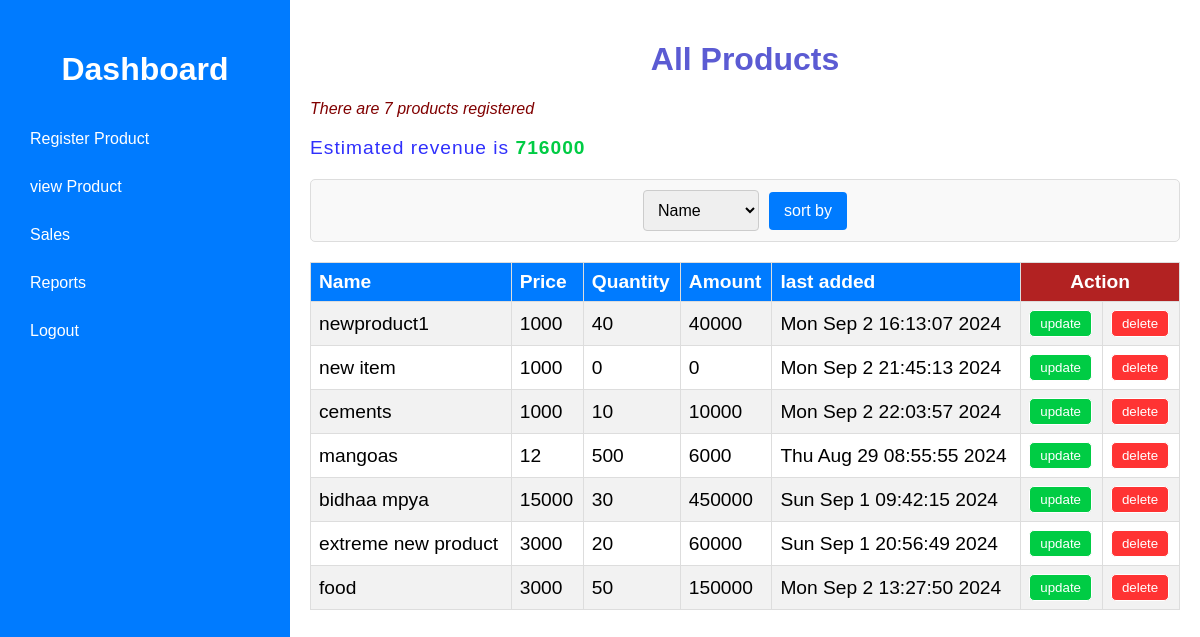
Page /viewProduct/ (signed in) on the earlier database version.
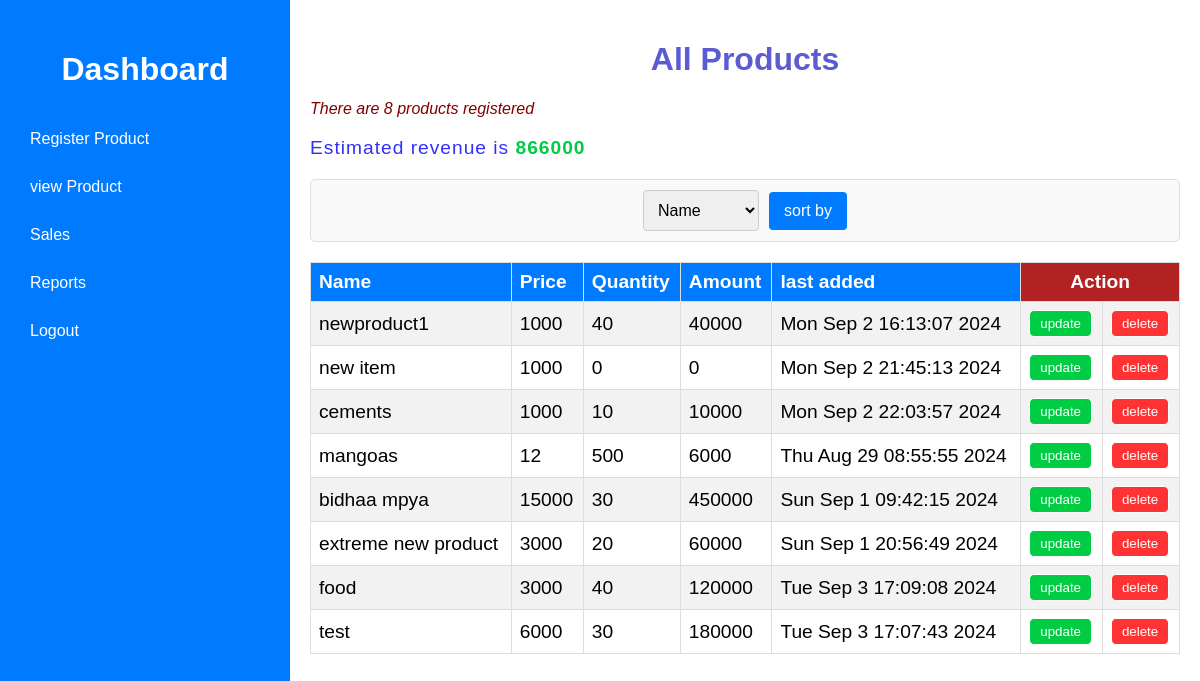
Same page on the later database version.
### myapp/models.py (models this page shows, shortened)
class Products(models.Model):
    name = models.CharField(max_length=50)
    price = models.PositiveIntegerField()
    quantity = models.IntegerField()
    last_updated = models.DateTimeField(auto_now=True)
    @property
    def amount(self):
        return self.quantity * self.price
    @property
    def date(self):
        return self.last_updated.ctime()

### myapp/views.py (the view)
# urls.py: path("viewProduct/",views.view_product,name="viewProduct"),
@never_cache
@login_required
def view_product(request):
    products = Products.objects.all()
    count = products.count()
    totalAmount = sum(product.amount for product in products)
    if request.method == "POST":
        order = request.POST['order']
        products = Products.objects.all().order_by(order)
    else:
        products = Products.objects.all().order_by()
    return render(request,"product/viewProduct.html",{"product":products,"count":count,"totalAmount":totalAmount})

### myapp/templates/product/viewProduct.html (shortened to what this page needs)
{% extends "master.html" %}
{% load static %}
{% block css %}
    <link rel="stylesheet" href="{% static 'css/viewProduct.css' %}">
{% endblock css %}
{% block content %}
<h1>All Products</h1>
        <p>There are {{count}} products registered </p>
        <p class="total">Estimated revenue is <span class="number">{{totalAmount}}</span></p>
        <form action="" method="post" class="search">
            <select name="order" id="">
                <option value="name">Name</option>
            </select>
            <button type="submit">sort by</button>
        </form>
    <table>
        <tr>
            <th>Name</th>
            <th>Price</th>
            <th>Quantity</th>
            <th>Amount</th>
            <th>last added</th>
            <th colspan="2" style="background-color:#B22222; text-align:center">Action</th>
        </tr>
        {% for product in product %}
            <tr>
                <td>{{product.name}}</td>
                <td>{{product.price}}</td>
                <td>{{product.quantity}}</td>
                <td>{{product.amount}}</td>
                <td>{{product.date}}</td>
                <td>
                    <a href="{% url "updateProduct" product.id %}">
                        <button class="update">update</button>
                    </a>
                </td>
                <td>
                    <form action="{% url "deleteProduct" product.id %}" method="post">
                        <button class="delete">delete</button>
                    </form>
                </td>
            </tr>
        {% endfor %}
    </table>
{% endblock content %}

### myapp/templates/master.html (shortened to what this page needs)
{% load static %}
<!DOCTYPE html>
<html lang="en">
<head>
    <link rel="stylesheet" href="{% static 'css/master.css'%}">
    {% block css %}{% endblock css %}
</head>
<body>
    <div class="wrapper">
        <div class="sidebar">
            <ul>
                <li><h1><a href="{% url 'dashboard' %}">Dashboard</a><h1></li>
                <li><a href="{% url "registerProduct" %}">Register Product</a></li>
                <li><a href="{% url "viewProduct" %}">view Product</a></li>
                <li><a href="{% url "productOut" %}">Sales</a></li>
                <li><a href="">Reports</a></li>
                <li><a href="{% url "logout" %}">Logout</a></li>
                </ul>
        </div>
        <div class="main-content">
            {% block content %}{% endblock content %}
        </div>
    </div>
</body>
</html>

### myapp/static/css/master.css (style rules this page uses)
body { padding: 0; margin: 0; font-family: Arial, sans-serif; }
.sidebar ul { list-style: none; padding: 0; }
.sidebar li { margin-bottom: 10px; }
.sidebar a { color: white; text-decoration: none; display: block; padding: 10px; border-radius: 5px; }
.wrapper { display: flex; }
.sidebar { width: 250px; height: 100vh; margin: 0; background-color: #007bff; color: white; padding: 20px; }
.main-content { flex: 1; padding: 20px; }

### myapp/static/css/viewProduct.css (style rules this page uses)
h1 { text-align: center; color:#3b3bcad5; }
p { font-style: italic; color: maroon; }
.total { font-style: normal; letter-spacing: 1px; font-size: larger; color: #3030fc; }
.number { font-weight: bolder; color: #00cc44; }
.search { display: flex; align-items: center; justify-content: center; margin: 20px 0; padding: 10px; border: 1px solid #ddd; border-radius: 5px; background-color: #f9f9f9; }
.search select { padding: 10px; border: 1px solid #ccc; border-radius: 4px; font-size: 16px; margin-right: 10px; cursor: pointer; }
.search button { border: none; padding: 10px 15px; border-radius: 4px; background-color: #007bff; color: white; cursor: pointer; font-size: 16px; transition: background-color 0.3s ease; }
table { width: 100%; border-collapse: collapse; margin-bottom: 20px; border-radius: 7px; font-size: larger; }
th, td { border: 1px solid #ddd; padding: 8px; text-align: left; }
th { background-color: #007bff; color: white; }
tr:nth-child(even) { background-color: #f2f2f2; }
button { border: 1px solid; color: white; padding: 5px 10px; cursor: pointer; border-radius: 5px; }
.update { background-color: #00cc44; }
.delete { background-color: #ff3333; }

Differences in the rows shown:
changed Products "food": quantity "50" → "40"; amount "150000" → "120000"; date "Mon Sep 2 13:27:50 2024" → "Tue Sep 3 17:09:08 2024"
added Products: name "test", price "6000", quantity "30", amount "180000", date "Tue Sep 3 17:07:43 2024"
Other differences:
{{ count }}: "7" → "8"
{{ totalAmount }}: "716000" → "866000"
